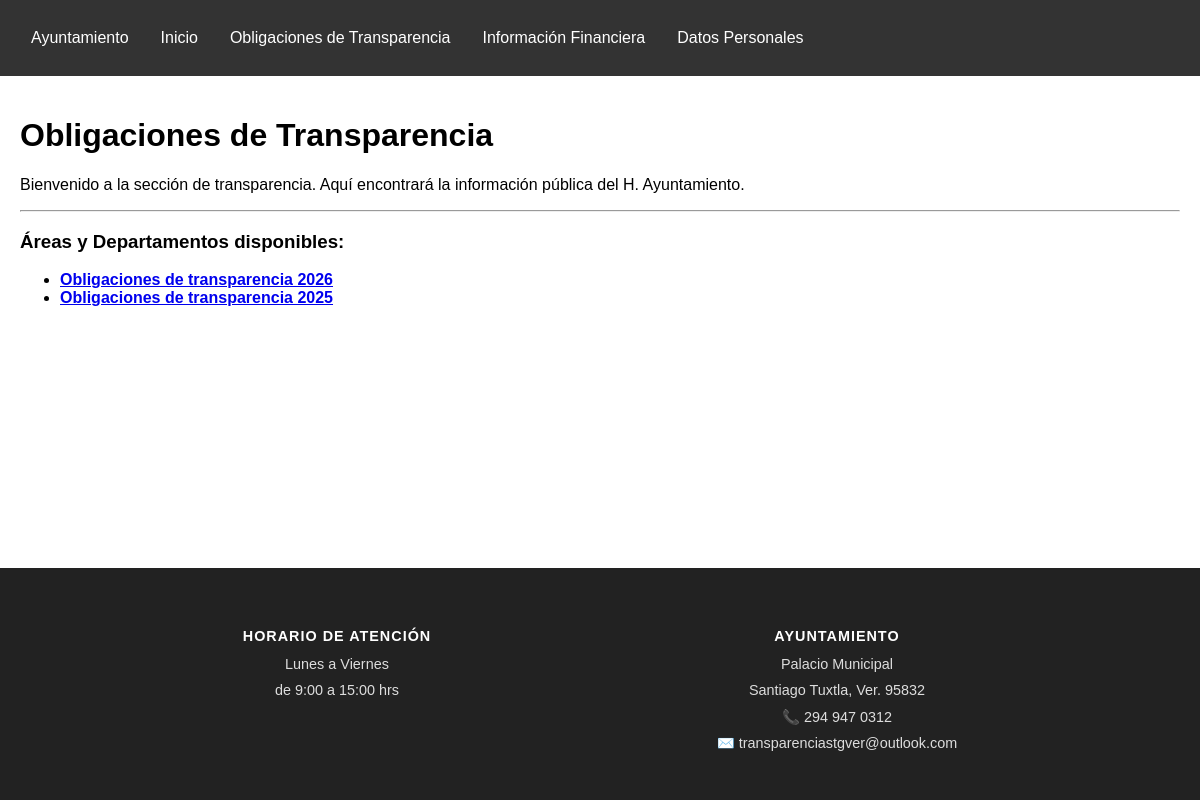
The app's page /transparencia/ with its own data.
### main/models.py (models this page shows, shortened)
class Area(models.Model):
    CATEGORIAS = [
        ('transparencia', 'Obligaciones de Transparencia'),
        ('financiera', 'Información Financiera'),
    ]
    nombre = models.CharField(max_length=200, verbose_name="Nombre del Área")
    categoria = models.CharField(
        max_length=20,
        choices=CATEGORIAS,
        default='transparencia',
        verbose_name="Sección a la que pertenece"
    )
    descripcion = models.TextField(blank=True, verbose_name="Descripción (Opcional)")
    slug = models.SlugField(unique=True, verbose_name="Identificador URL (automático)")
    class Meta:
        verbose_name = "Área / Departamento"
        verbose_name_plural = "Áreas / Departamentos"
        ordering = ['-nombre']

### main/views.py (the view)
# urls.py: path('transparencia/', views.lista_transparencia, name='lista_transparencia'),
def lista_transparencia(request):
    areas = Area.objects.filter(categoria='transparencia')
    return render(request, 'main/transparencia.html', {'areas': areas})

### main/templates/main/transparencia.html (shortened to what this page needs)
{% extends 'main/base.html' %}
{% block content %}
<div class="seccion-transparencia">
    <h1>Obligaciones de Transparencia</h1>
    <p>Bienvenido a la sección de transparencia. Aquí encontrará la información pública del H. Ayuntamiento.</p>
    <hr>
    <h3>Áreas y Departamentos disponibles:</h3>
    <ul>
        {% for area in areas %}
            <li>
                <a href="{% url 'detalle_area' area.slug %}">
                    <strong>{{ area.nombre }}</strong>
                </a>
            </li>
        {% empty %}
            <li>No hay áreas de transparencia registradas aún.</li>
        {% endfor %}
    </ul>
</div>
{% endblock %}

### main/templates/main/base.html (style rules this page uses)
body { font-family: sans-serif; margin: 0; display: flex; flex-direction: column; min-height: 100vh; }

### records on screen
Area: nombre "Obligaciones de transparencia 2026"
Area: nombre "Obligaciones de transparencia 2025"
